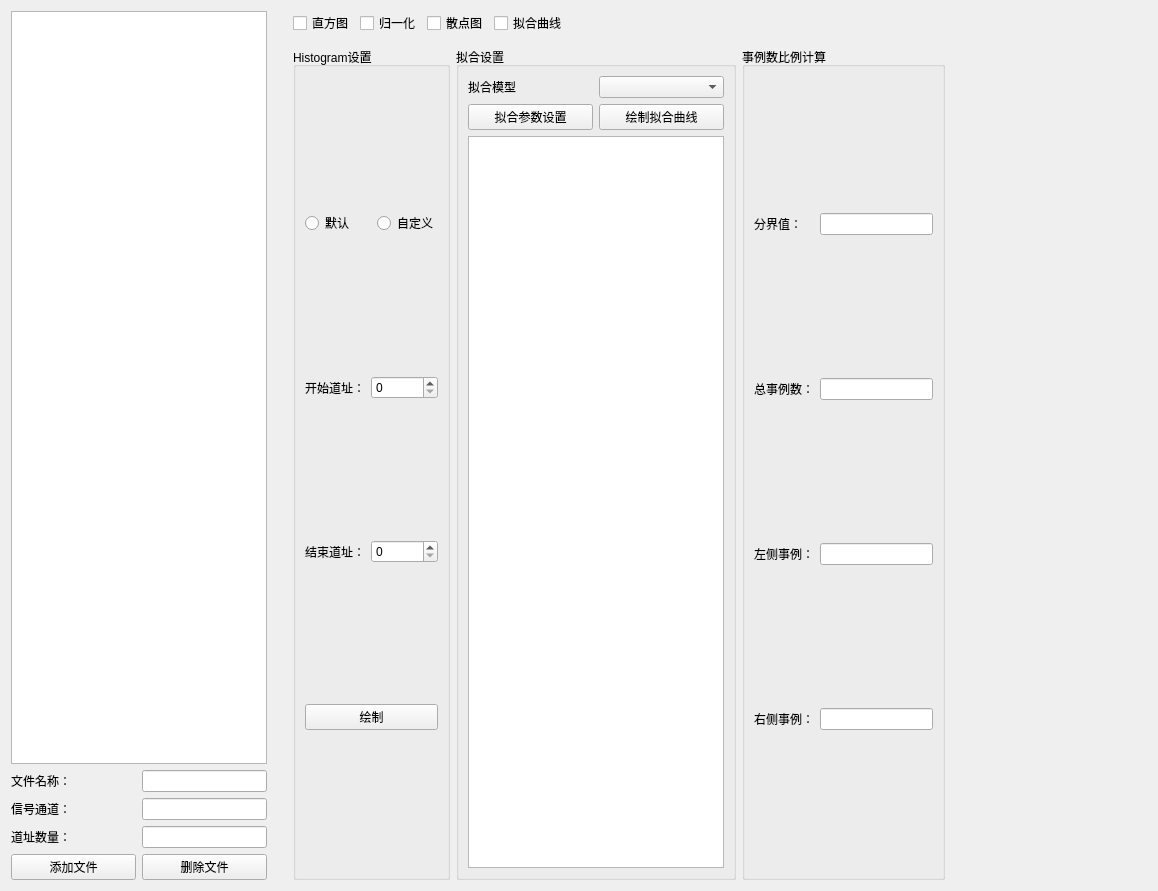
<?xml version="1.0" encoding="UTF-8"?>
<ui version="4.0">
 <class>Form</class>
 <widget class="QWidget" name="Form">
  <property name="geometry">
   <rect>
    <x>0</x>
    <y>0</y>
    <width>1158</width>
    <height>891</height>
   </rect>
  </property>
  <property name="windowTitle">
   <string>Form</string>
  </property>
  <layout class="QGridLayout" name="gridLayout_6">
   <item row="0" column="0">
    <layout class="QGridLayout" name="gridLayout_4">
     <item row="0" column="0" colspan="2">
      <widget class="QTableWidget" name="tableWidget"/>
     </item>
     <item row="1" column="0">
      <widget class="QLabel" name="label">
       <property name="text">
        <string>文件名称：</string>
       </property>
      </widget>
     </item>
     <item row="1" column="1">
      <widget class="QLineEdit" name="lineEdit">
       <property name="sizePolicy">
        <sizepolicy hsizetype="Minimum" vsizetype="Fixed">
         <horstretch>0</horstretch>
         <verstretch>0</verstretch>
        </sizepolicy>
       </property>
      </widget>
     </item>
     <item row="2" column="0">
      <widget class="QLabel" name="label_2">
       <property name="text">
        <string>信号通道：</string>
       </property>
      </widget>
     </item>
     <item row="2" column="1">
      <widget class="QLineEdit" name="lineEdit_2">
       <property name="sizePolicy">
        <sizepolicy hsizetype="Minimum" vsizetype="Fixed">
         <horstretch>0</horstretch>
         <verstretch>0</verstretch>
        </sizepolicy>
       </property>
      </widget>
     </item>
     <item row="3" column="0">
      <widget class="QLabel" name="label_3">
       <property name="text">
        <string>道址数量：</string>
       </property>
      </widget>
     </item>
     <item row="3" column="1">
      <widget class="QLineEdit" name="lineEdit_3">
       <property name="sizePolicy">
        <sizepolicy hsizetype="Minimum" vsizetype="Fixed">
         <horstretch>0</horstretch>
         <verstretch>0</verstretch>
        </sizepolicy>
       </property>
      </widget>
     </item>
     <item row="4" column="0" colspan="2">
      <layout class="QHBoxLayout" name="horizontalLayout">
       <item>
        <widget class="QPushButton" name="pushButton">
         <property name="text">
          <string>添加文件</string>
         </property>
        </widget>
       </item>
       <item>
        <widget class="QPushButton" name="pushButton_2">
         <property name="text">
          <string>删除文件</string>
         </property>
        </widget>
       </item>
      </layout>
     </item>
    </layout>
   </item>
   <item row="0" column="1">
    <spacer name="verticalSpacer">
     <property name="orientation">
      <enum>Qt::Vertical</enum>
     </property>
     <property name="sizeHint" stdset="0">
      <size>
       <width>20</width>
       <height>876</height>
      </size>
     </property>
    </spacer>
   </item>
   <item row="0" column="2">
    <layout class="QGridLayout" name="gridLayout_5">
     <item row="0" column="0">
      <layout class="QHBoxLayout" name="horizontalLayout_2">
       <item>
        <widget class="QCheckBox" name="checkBox">
         <property name="text">
          <string>直方图</string>
         </property>
        </widget>
       </item>
       <item>
        <widget class="QCheckBox" name="checkBox_2">
         <property name="text">
          <string>归一化</string>
         </property>
        </widget>
       </item>
       <item>
        <widget class="QCheckBox" name="checkBox_3">
         <property name="text">
          <string>散点图</string>
         </property>
        </widget>
       </item>
       <item>
        <widget class="QCheckBox" name="checkBox_4">
         <property name="text">
          <string>拟合曲线</string>
         </property>
        </widget>
       </item>
       <item>
        <spacer name="horizontalSpacer">
         <property name="orientation">
          <enum>Qt::Horizontal</enum>
         </property>
         <property name="sizeHint" stdset="0">
          <size>
           <width>40</width>
           <height>20</height>
          </size>
         </property>
        </spacer>
       </item>
      </layout>
     </item>
     <item row="1" column="0">
      <widget class="QWidget" name="widget" native="true"/>
     </item>
     <item row="2" column="0">
      <layout class="QHBoxLayout" name="horizontalLayout_3">
       <item>
        <widget class="QGroupBox" name="groupBox">
         <property name="sizePolicy">
          <sizepolicy hsizetype="Preferred" vsizetype="Minimum">
           <horstretch>0</horstretch>
           <verstretch>0</verstretch>
          </sizepolicy>
         </property>
         <property name="title">
          <string>Histogram设置</string>
         </property>
         <layout class="QGridLayout" name="gridLayout">
          <item row="0" column="0" colspan="2">
           <widget class="QRadioButton" name="radioButton">
            <property name="text">
             <string>默认</string>
            </property>
           </widget>
          </item>
          <item row="0" column="2">
           <widget class="QRadioButton" name="radioButton_2">
            <property name="text">
             <string>自定义</string>
            </property>
           </widget>
          </item>
          <item row="1" column="0">
           <widget class="QLabel" name="label_4">
            <property name="text">
             <string>开始道址：</string>
            </property>
           </widget>
          </item>
          <item row="1" column="1" colspan="2">
           <widget class="QSpinBox" name="spinBox"/>
          </item>
          <item row="2" column="0">
           <widget class="QLabel" name="label_5">
            <property name="text">
             <string>结束道址：</string>
            </property>
           </widget>
          </item>
          <item row="2" column="1" colspan="2">
           <widget class="QSpinBox" name="spinBox_2"/>
          </item>
          <item row="3" column="0" colspan="3">
           <widget class="QPushButton" name="pushButton_3">
            <property name="text">
             <string>绘制</string>
            </property>
           </widget>
          </item>
         </layout>
        </widget>
       </item>
       <item>
        <widget class="QGroupBox" name="groupBox_2">
         <property name="sizePolicy">
          <sizepolicy hsizetype="Preferred" vsizetype="Minimum">
           <horstretch>0</horstretch>
           <verstretch>0</verstretch>
          </sizepolicy>
         </property>
         <property name="title">
          <string>拟合设置</string>
         </property>
         <layout class="QGridLayout" name="gridLayout_2">
          <item row="0" column="0">
           <widget class="QLabel" name="label_6">
            <property name="text">
             <string>拟合模型</string>
            </property>
           </widget>
          </item>
          <item row="0" column="1">
           <widget class="QComboBox" name="comboBox"/>
          </item>
          <item row="1" column="0">
           <widget class="QPushButton" name="pushButton_4">
            <property name="text">
             <string>拟合参数设置</string>
            </property>
           </widget>
          </item>
          <item row="1" column="1">
           <widget class="QPushButton" name="pushButton_5">
            <property name="text">
             <string>绘制拟合曲线</string>
            </property>
           </widget>
          </item>
          <item row="2" column="0" colspan="2">
           <widget class="QTextBrowser" name="textBrowser"/>
          </item>
         </layout>
        </widget>
       </item>
       <item>
        <widget class="QGroupBox" name="groupBox_3">
         <property name="sizePolicy">
          <sizepolicy hsizetype="Preferred" vsizetype="Minimum">
           <horstretch>0</horstretch>
           <verstretch>0</verstretch>
          </sizepolicy>
         </property>
         <property name="title">
          <string>事例数比例计算</string>
         </property>
         <layout class="QGridLayout" name="gridLayout_3">
          <item row="0" column="0">
           <widget class="QLabel" name="label_7">
            <property name="text">
             <string>分界值：</string>
            </property>
           </widget>
          </item>
          <item row="0" column="1">
           <widget class="QLineEdit" name="lineEdit_4"/>
          </item>
          <item row="1" column="0">
           <widget class="QLabel" name="label_8">
            <property name="text">
             <string>总事例数：</string>
            </property>
           </widget>
          </item>
          <item row="1" column="1">
           <widget class="QLineEdit" name="lineEdit_5">
            <property name="readOnly">
             <bool>true</bool>
            </property>
           </widget>
          </item>
          <item row="2" column="0">
           <widget class="QLabel" name="label_9">
            <property name="text">
             <string>左侧事例：</string>
            </property>
           </widget>
          </item>
          <item row="2" column="1">
           <widget class="QLineEdit" name="lineEdit_6">
            <property name="readOnly">
             <bool>true</bool>
            </property>
           </widget>
          </item>
          <item row="3" column="0">
           <widget class="QLabel" name="label_10">
            <property name="text">
             <string>右侧事例：</string>
            </property>
           </widget>
          </item>
          <item row="3" column="1">
           <widget class="QLineEdit" name="lineEdit_7">
            <property name="readOnly">
             <bool>true</bool>
            </property>
           </widget>
          </item>
         </layout>
        </widget>
       </item>
       <item>
        <spacer name="horizontalSpacer_2">
         <property name="orientation">
          <enum>Qt::Horizontal</enum>
         </property>
         <property name="sizeHint" stdset="0">
          <size>
           <width>40</width>
           <height>20</height>
          </size>
         </property>
        </spacer>
       </item>
      </layout>
     </item>
    </layout>
   </item>
  </layout>
 </widget>
 <resources/>
 <connections/>
</ui>
